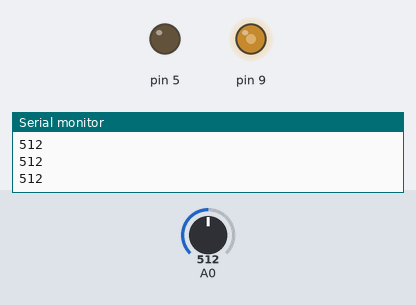
The sketch below on a simulated Arduino Uno, built with avr-gcc and run on an emulated ATmega328P. Parts: output pins drawn as LEDs (lit = HIGH), the last lines printed to the serial monitor. The test bench sets the inputs (shaded band); at power-on: A0 = 512.

Above: at 1.2 s.
1.3 s: A0 set to 716
At 2.1 s:
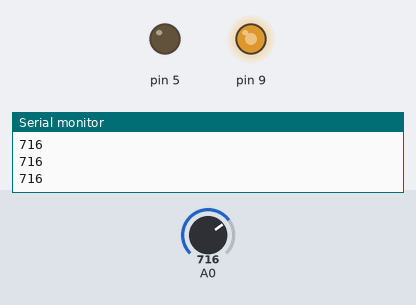
2.8 s: A0 set to 900
At 3.4 s:
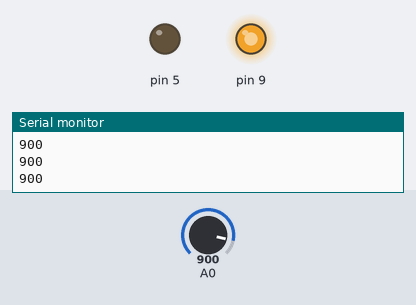
4.3 s: A0 set to 122
At 4.7 s:
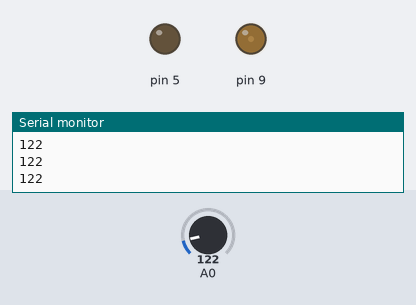
5.8 s: A0 set to 0
At 7.0 s:
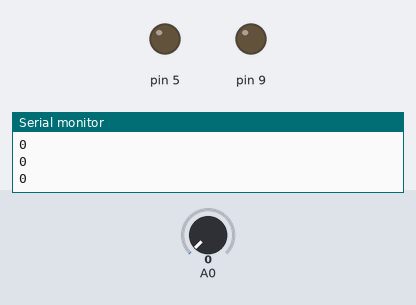
7.3 s: A0 set to 511
At 8.5 s:
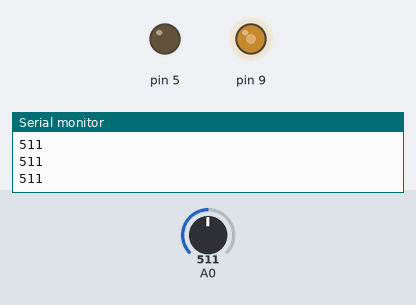
Timing chart, 0 to 9.8 s (numbered marks = the images above; inputs shaded):
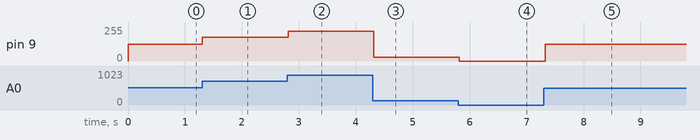

Measured:
- after the input at 1.3 s, pin 9: 127/255 → 178/255 at once
- after the input at 2.8 s, pin 9: 178/255 → 224/255 at once
- after the input at 4.3 s, pin 9: 224/255 → 30/255 at once
- after the input at 5.8 s, pin 9: 30/255 → 0/255 at once
- after the input at 7.3 s, pin 9: 0/255 → 127/255 at once

The sketch:

photoresistor_analog_input_1.ino
```cpp
// C++ code
//
int sensorValue = 0;

void setup()
{
  pinMode(A3, INPUT);
  Serial.begin(9600);
  pinMode(5, OUTPUT);
}

void loop()
{
  // read the value from the sensor
  sensorValue = analogRead(A0);
  // print the sensor reading so you know its range
  Serial.println(sensorValue);
  // map the sensor reading to a range for the LED
  analogWrite(9, map(sensorValue, 0, 1023, 0, 255));
  delay(100); // Wait for 100 millisecond(s)
}
```
